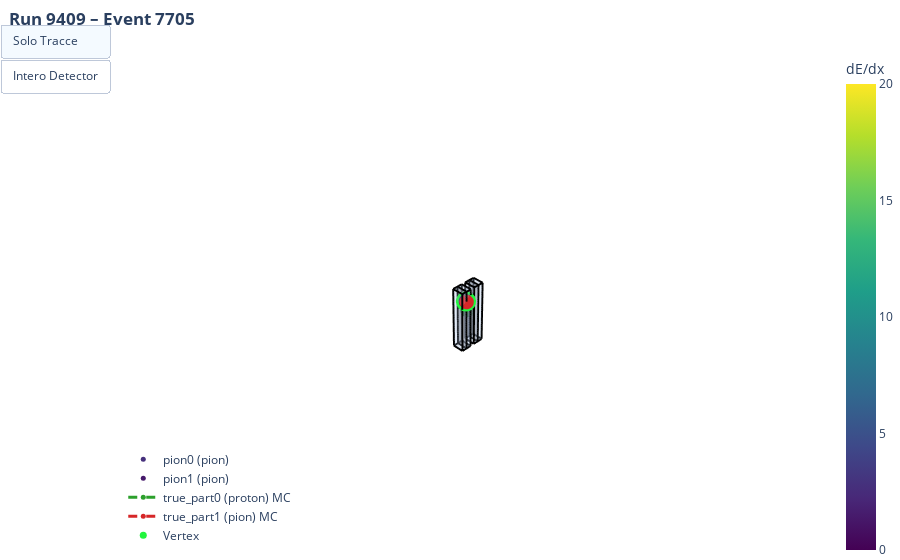

The code cell stored with this chart in its notebook:
### Code cell
## import plotly.graph_objects as go
import plotly.io as pio

# pio.renderers.default = "notebook_connected"

class Traccia:
    def __init__(self):
        self.x = []
        self.y = []
        self.z = []
        self.dedx = []
        self.tipo = ""
        self.mc = False
        self.run = -1
        self.evt = -1


def parse_slices(filename):
    all_slices = []
    current_slice = {}
    vertice = None
    run = None
    evt = None

    with open(filename) as f:
        for line in f:
            line = line.strip()
            if not line:
                continue

            if "#new slice" in line:
                if current_slice:
                    all_slices.append((current_slice, vertice, run, evt))
                current_slice = {}
                vertice = None
                run = None
                evt = None

            elif line.startswith("#"):
                continue

            else:
                parts = line.split()

                if parts[0] == "VERTEX":
                    vert_x, vert_y, vert_z = map(float, parts[1:4])
                    vertice = (vert_x, vert_y, vert_z)
                    continue

                if parts[0] == "***":
                    run = int(parts[2])
                    evt = int(parts[4])
                    continue

                try:
                    dedx = float(parts[3])
                    x, y, z = map(float, parts[0:3])
                    nome_traccia = parts[4]
                    tipo = parts[5]
                    extra = parts[6] if len(parts) > 6 else ""
                except ValueError:
                    x, y, z = map(float, parts[0:3])
                    dedx = 0.0
                    nome_traccia = parts[3]
                    tipo = parts[4]
                    extra = parts[5] if len(parts) > 5 else ""

                mc = (extra == "mc")

                if nome_traccia not in current_slice:
                    current_slice[nome_traccia] = Traccia()
                    current_slice[nome_traccia].tipo = tipo
                    current_slice[nome_traccia].mc = mc

                t = current_slice[nome_traccia]
                t.x.append(x)
                t.y.append(y)
                t.z.append(z)
                t.dedx.append(dedx)

        if current_slice:
            all_slices.append((current_slice, vertice, run, evt))

    return all_slices


# ---- Bordo TPC ----
def add_tpc_edges(fig, x_range, y_range, z_range, color="black", width=4):
    x0, x1 = x_range
    y0, y1 = y_range
    z0, z1 = z_range

    vertices = [
        [x0, y0, z0], [x1, y0, z0], [x1, y1, z0], [x0, y1, z0],
        [x0, y0, z1], [x1, y0, z1], [x1, y1, z1], [x0, y1, z1]
    ]

    edges = [
        (0,1),(1,2),(2,3),(3,0),
        (4,5),(5,6),(6,7),(7,4),
        (0,4),(1,5),(2,6),(3,7)
    ]

    for i, j in edges:
        fig.add_trace(go.Scatter3d(
            x=[vertices[i][0], vertices[j][0]],
            y=[vertices[i][1], vertices[j][1]],
            z=[vertices[i][2], vertices[j][2]],
            mode="lines",
            line=dict(color=color, width=width),
            showlegend=False
        ))


# ---- Volumi TPC ----
def add_tpc_planes(fig, x_range, y_range, z_range, color="#C3DAFF", opacity=0.2, name="TPC"):
    x0, x1 = x_range
    y0, y1 = y_range
    z0, z1 = z_range

    verts = [
        [x0,y0,z0],[x1,y0,z0],[x1,y1,z0],[x0,y1,z0],
        [x0,y0,z1],[x1,y0,z1],[x1,y1,z1],[x0,y1,z1]
    ]

    i, j, k = [], [], []
    i += [0,0]; j += [1,2]; k += [2,3]
    i += [4,4]; j += [5,6]; k += [6,7]
    i += [0,0]; j += [3,7]; k += [7,4]
    i += [1,1]; j += [2,6]; k += [6,5]
    i += [0,0]; j += [1,5]; k += [5,4]
    i += [3,3]; j += [2,6]; k += [6,7]

    fig.add_trace(go.Mesh3d(
        x=[v[0] for v in verts],
        y=[v[1] for v in verts],
        z=[v[2] for v in verts],
        i=i, j=j, k=k,
        color=color,
        opacity=opacity,
        name=name,
        showscale=False
    ))


# ---- Catodo ----
def add_cathode(fig, x_pos, y_range=(-181.86,134.96), z_range=(-894.95,894.95),
                color="gray", opacity=0.3):
    y0, y1 = y_range
    z0, z1 = z_range

    fig.add_trace(go.Mesh3d(
        x=[x_pos]*4,
        y=[y0, y0, y1, y1],
        z=[z0, z1, z1, z0],
        i=[0,0], j=[1,2], k=[2,3],
        color=color,
        opacity=opacity,
        showscale=False,
        name=f"Catodo {x_pos}"
    ))


# ---- VISUALIZZAZIONE ----
def disegna_slice_plotly(slice_data, slice_index, dedx_range=(0,5)):
    tracce, vertice, run, evt = slice_data
    fig = go.Figure()

    line_colors = ["#1f77b4", "#ff7f0e", "#2ca02c", "#d62728",
                   "#9467bd", "#8c564b", "#e377c2", "#7f7f7f"]

    colorbar_shown = False

    for i, (nome, t) in enumerate(tracce.items()):
        line_color = line_colors[i % len(line_colors)]

        if t.mc:
            marker = dict(size=5, color=line_color)
            line = dict(color=line_color, width=3, dash="dash")
            mode = "lines+markers"
        else:
            marker = dict(
                size=5,
                color=t.dedx,
                colorscale="Viridis",
                cmin=dedx_range[0],
                cmax=dedx_range[1],
                showscale=not colorbar_shown,
                colorbar=dict(title="dE/dx") if not colorbar_shown else None
            )
            line = dict(width=0)
            mode = "markers"
            colorbar_shown = True

        fig.add_trace(go.Scatter3d(
            x=t.x, y=t.y, z=t.z,
            mode=mode,
            marker=marker,
            line=line,
            name=f"{nome} ({t.tipo}){' MC' if t.mc else ''}"
        ))

    if vertice:
        fig.add_trace(go.Scatter3d(
            x=[vertice[0]],
            y=[vertice[1]],
            z=[vertice[2]],
            mode="markers",
            marker=dict(size=7, color="#22F53E"),
            name="Vertex"
        ))

    tpc_coords = [(-358.73,-210.0), (-210.0,-61.7), (61.7,210.0), (210.0,358.73)]
    y_range = (-181.86,134.96)
    z_range = (-894.95,894.95)

    for i, (x0, x1) in enumerate(tpc_coords):
        add_tpc_planes(fig, (x0, x1), y_range, z_range, name=f"TPC{i+1}")
        add_tpc_edges(fig, (x0, x1), y_range, z_range)

    add_cathode(fig, -210.0)
    add_cathode(fig, 210.0)

    n_tracce = len(tracce)
    buttons = [
        dict(label="Solo Tracce",
             method="update",
             args=[{"visible": [True]*n_tracce + [False]*(len(fig.data)-n_tracce)}]),
        dict(label="Intero Detector",
             method="update",
             args=[{"visible": [True]*len(fig.data)}])
    ]

    fig.update_layout(
        title=dict(
            text=f"<b>Run {run} – Event {evt}</b><br>Slice {slice_index}",
            x=0.01,
            xanchor="left"
        ),
        scene=dict(
            xaxis=dict(visible=False),
            yaxis=dict(visible=False),
            zaxis=dict(visible=False),
            aspectmode="data"
        ),
        legend=dict(
        x=0.02,
        y=0.02,
        xanchor="left",
        yanchor="bottom"
        ),
        updatemenus=[dict(type="buttons", buttons=buttons, x=0, y=1.05)],
        showlegend=True,
        margin=dict(l=0, r=0, b=0, t=50),
        paper_bgcolor="white"
    )

    fig.show()


# === MAIN ===
if __name__ == "__main__":
    filename = "/storage/gpfs_data/icarus/local/users/sommaggio/simul_z/event_display/tracce3Ddedx.txt"
    slices = parse_slices(filename)

    print(f"Numero di slice trovate: {len(slices)}")

    slice_index = 18
    if 0 <= slice_index < len(slices):
        disegna_slice_plotly(slices[slice_index], slice_index, dedx_range=(0, 20))
    else:
        print("Indice slice non valido.")

### Figure 1 — Plotly figure (JSON) as saved in the notebook; plotly's stock layout.template omitted (floating-point values rounded to 4 significant figures)
{"data": [{"line": {"width": 0}, "marker": {"cmax": 20, "cmin": 0, "color": [2.741, 2.385, 2.253, 2.093, 2.208, 2.559, 2.42, 2.136, 2.498, 3.929, 2.851, 1.991, 2.422, 2.346, 2.382, 1.788, 1.694, 2.005, 1.77, 1.762, 2.223, 1.957, 1.72, 1.978, 2.056, 1.723, 1.754, 0.7745], "colorbar": {"title": {"text": "dE/dx"}}, "colorscale": [[0, "#440154"], [0.1111, "#482878"], [0.2222, "#3e4989"], [0.3333, "#31688e"], [0.4444, "#26828e"], [0.5556, "#1f9e89"], [0.6667, "#35b779"], [0.7778, "#6ece58"], [0.8889, "#b5de2b"], [1, "#fde725"]], "showscale": true, "size": 5}, "mode": "markers", "name": "pion0 (pion)", "type": "scatter3d", "x": [213.6, 213.7, 213.7, 213.8, 213.8, 214.0, 214.0, 214.2, 214.3, 214.4, 214.5, 214.6, 214.7, 214.8, 214.9, 215.0, 215.1, 215.2, 215.3, 215.4, 215.5, 215.5, 215.7, 215.8, 215.9, 216.1, 216.1, 216.2], "y": [106.4, 107.3, 107.7, 108.1, 108.8, 109.9, 110.7, 112.1, 112.9, 113.6, 114.4, 115.8, 117.0, 117.7, 118.5, 119.3, 120.4, 121.1, 121.8, 122.9, 123.7, 124.0, 125.6, 126.3, 127.7, 128.9, 129.1, 129.9], "z": [598.8, 598.6, 598.5, 598.5, 598.4, 598.2, 598.0, 597.8, 597.6, 597.5, 597.4, 597.1, 596.8, 596.7, 596.5, 596.4, 596.2, 596.0, 595.9, 595.7, 595.5, 595.5, 595.2, 595.0, 594.8, 594.6, 594.6, 594.4]}, {"line": {"width": 0}, "marker": {"cmax": 20, "cmin": 0, "color": [1.41, 1.311, 1.6, 1.496, 1.884, 1.88, 1.996, 1.89, 2.493, 2.965, 2.045, 2.186, 2.314, 1.873, 2.252, 2.392, 2.945, 2.054, 2.271, 2.693, 3.339, 2.297, 2.279, 2.551, 1.929, 2.352, 2.418, 2.456, 2.439, 2.118, 2.561, 2.095, 2.595, 2.525, 2.607, 2.286, 2.601, 2.453, 2.666, 1.991, 2.424, 2.459, 2.4, 2.626, 4.19, 2.606, 2.425, 2.511, 3.335, 3.906, 3.505, 2.647, 3.47, 4.079, 3.231, 3.074, 4.901, 4.452, 3.839, 3.808, 3.988, 4.98, 4.305, 4.637, 5.271, 5.62, 6.041, 6.364, 5.996, 6.851, 8.506, 9.633, 3.284], "colorscale": [[0, "#440154"], [0.1111, "#482878"], [0.2222, "#3e4989"], [0.3333, "#31688e"], [0.4444, "#26828e"], [0.5556, "#1f9e89"], [0.6667, "#35b779"], [0.7778, "#6ece58"], [0.8889, "#b5de2b"], [1, "#fde725"]], "showscale": false, "size": 5}, "mode": "markers", "name": "pion1 (pion)", "type": "scatter3d", "x": [213.1, 212.7, 212.3, 212.0, 200.1, 200.0, 199.8, 199.7, 199.6, 199.5, 199.3, 199.3, 199.2, 199.1, 199.0, 198.9, 198.8, 198.6, 198.5, 198.5, 198.3, 198.3, 198.2, 198.1, 197.9, 197.9, 197.8, 197.7, 197.6, 197.5, 197.4, 197.3, 197.2, 197.1, 197.0, 196.9, 196.8, 196.7, 196.6, 196.5, 196.4, 196.2, 196.1, 196.0, 195.9, 195.8, 195.7, 195.6, 195.4, 195.3, 195.1, 195.0, 194.9, 194.7, 194.6, 194.5, 194.3, 194.2, 194.1, 193.9, 193.7, 193.6, 193.4, 193.2, 193.1, 192.9, 192.7, 192.5, 192.3, 192.1, 192.0, 191.8, 191.7], "y": [103.8, 102.3, 100.9, 99.64, 52.47, 52.09, 51.6, 51.13, 50.82, 50.48, 49.84, 49.69, 49.22, 48.82, 48.48, 48.2, 47.97, 47.3, 46.93, 46.78, 46.15, 45.88, 45.65, 45.25, 44.72, 44.5, 44.19, 43.71, 43.36, 43.07, 42.7, 42.26, 42.05, 41.86, 41.43, 41.06, 40.7, 40.32, 39.92, 39.76, 39.12, 38.77, 38.43, 38.01, 37.63, 37.35, 36.89, 36.48, 35.95, 35.63, 35.19, 34.85, 34.32, 33.97, 33.52, 33.2, 32.78, 32.44, 31.98, 31.55, 31.04, 30.61, 30.12, 29.63, 29.08, 28.54, 27.97, 27.49, 27.01, 26.53, 26.09, 25.73, 25.41], "z": [599.6, 600.2, 600.8, 601.3, 620.0, 620.2, 620.3, 620.5, 620.6, 620.7, 621.0, 621.0, 621.2, 621.3, 621.4, 621.5, 621.6, 621.8, 622.0, 622.0, 622.2, 622.3, 622.4, 622.6, 622.7, 622.8, 622.9, 623.1, 623.2, 623.3, 623.4, 623.6, 623.7, 623.7, 623.9, 624.0, 624.1, 624.2, 624.4, 624.4, 624.6, 624.7, 624.8, 625.0, 625.1, 625.2, 625.3, 625.4, 625.6, 625.7, 625.8, 625.9, 626.0, 626.1, 626.2, 626.3, 626.4, 626.5, 626.6, 626.7, 626.8, 626.9, 627.0, 627.1, 627.2, 627.3, 627.4, 627.5, 627.6, 627.7, 627.7, 627.8, 627.8]}, {"line": {"color": "#2ca02c", "dash": "dash", "width": 3}, "marker": {"color": "#2ca02c", "size": 5}, "mode": "lines+markers", "name": "true_part0 (proton) MC", "type": "scatter3d", "x": [-9999, -9999], "y": [-9999, -9999], "z": [-9999, -9999]}, {"line": {"color": "#d62728", "dash": "dash", "width": 3}, "marker": {"color": "#d62728", "size": 5}, "mode": "lines+markers", "name": "true_part1 (pion) MC", "type": "scatter3d", "x": [216.8, 191.4], "y": [135.0, 25.73], "z": [593.8, 628.0]}, {"marker": {"color": "#22F53E", "size": 7}, "mode": "markers", "name": "Vertex", "type": "scatter3d", "x": [213.4], "y": [106.0], "z": [598.8]}, {"color": "#C3DAFF", "i": [0, 0, 4, 4, 0, 0, 1, 1, 0, 0, 3, 3], "j": [1, 2, 5, 6, 3, 7, 2, 6, 1, 5, 2, 6], "k": [2, 3, 6, 7, 7, 4, 6, 5, 5, 4, 6, 7], "name": "TPC1", "opacity": 0.2, "showscale": false, "type": "mesh3d", "x": [-358.7, -210, -210, -358.7, -358.7, -210, -210, -358.7], "y": [-181.9, -181.9, 135.0, 135.0, -181.9, -181.9, 135.0, 135.0], "z": [-895.0, -895.0, -895.0, -895.0, 895.0, 895.0, 895.0, 895.0]}, {"line": {"color": "black", "width": 4}, "mode": "lines", "showlegend": false, "type": "scatter3d", "x": [-358.7, -210], "y": [-181.9, -181.9], "z": [-895.0, -895.0]}, {"line": {"color": "black", "width": 4}, "mode": "lines", "showlegend": false, "type": "scatter3d", "x": [-210, -210], "y": [-181.9, 135.0], "z": [-895.0, -895.0]}, {"line": {"color": "black", "width": 4}, "mode": "lines", "showlegend": false, "type": "scatter3d", "x": [-210, -358.7], "y": [135.0, 135.0], "z": [-895.0, -895.0]}, {"line": {"color": "black", "width": 4}, "mode": "lines", "showlegend": false, "type": "scatter3d", "x": [-358.7, -358.7], "y": [135.0, -181.9], "z": [-895.0, -895.0]}, {"line": {"color": "black", "width": 4}, "mode": "lines", "showlegend": false, "type": "scatter3d", "x": [-358.7, -210], "y": [-181.9, -181.9], "z": [895.0, 895.0]}, {"line": {"color": "black", "width": 4}, "mode": "lines", "showlegend": false, "type": "scatter3d", "x": [-210, -210], "y": [-181.9, 135.0], "z": [895.0, 895.0]}, {"line": {"color": "black", "width": 4}, "mode": "lines", "showlegend": false, "type": "scatter3d", "x": [-210, -358.7], "y": [135.0, 135.0], "z": [895.0, 895.0]}, {"line": {"color": "black", "width": 4}, "mode": "lines", "showlegend": false, "type": "scatter3d", "x": [-358.7, -358.7], "y": [135.0, -181.9], "z": [895.0, 895.0]}, {"line": {"color": "black", "width": 4}, "mode": "lines", "showlegend": false, "type": "scatter3d", "x": [-358.7, -358.7], "y": [-181.9, -181.9], "z": [-895.0, 895.0]}, {"line": {"color": "black", "width": 4}, "mode": "lines", "showlegend": false, "type": "scatter3d", "x": [-210, -210], "y": [-181.9, -181.9], "z": [-895.0, 895.0]}, {"line": {"color": "black", "width": 4}, "mode": "lines", "showlegend": false, "type": "scatter3d", "x": [-210, -210], "y": [135.0, 135.0], "z": [-895.0, 895.0]}, {"line": {"color": "black", "width": 4}, "mode": "lines", "showlegend": false, "type": "scatter3d", "x": [-358.7, -358.7], "y": [135.0, 135.0], "z": [-895.0, 895.0]}, {"color": "#C3DAFF", "i": [0, 0, 4, 4, 0, 0, 1, 1, 0, 0, 3, 3], "j": [1, 2, 5, 6, 3, 7, 2, 6, 1, 5, 2, 6], "k": [2, 3, 6, 7, 7, 4, 6, 5, 5, 4, 6, 7], "name": "TPC2", "opacity": 0.2, "showscale": false, "type": "mesh3d", "x": [-210, -61.7, -61.7, -210, -210, -61.7, -61.7, -210], "y": [-181.9, -181.9, 135.0, 135.0, -181.9, -181.9, 135.0, 135.0], "z": [-895.0, -895.0, -895.0, -895.0, 895.0, 895.0, 895.0, 895.0]}, {"line": {"color": "black", "width": 4}, "mode": "lines", "showlegend": false, "type": "scatter3d", "x": [-210, -61.7], "y": [-181.9, -181.9], "z": [-895.0, -895.0]}, {"line": {"color": "black", "width": 4}, "mode": "lines", "showlegend": false, "type": "scatter3d", "x": [-61.7, -61.7], "y": [-181.9, 135.0], "z": [-895.0, -895.0]}, {"line": {"color": "black", "width": 4}, "mode": "lines", "showlegend": false, "type": "scatter3d", "x": [-61.7, -210], "y": [135.0, 135.0], "z": [-895.0, -895.0]}, {"line": {"color": "black", "width": 4}, "mode": "lines", "showlegend": false, "type": "scatter3d", "x": [-210, -210], "y": [135.0, -181.9], "z": [-895.0, -895.0]}, {"line": {"color": "black", "width": 4}, "mode": "lines", "showlegend": false, "type": "scatter3d", "x": [-210, -61.7], "y": [-181.9, -181.9], "z": [895.0, 895.0]}, {"line": {"color": "black", "width": 4}, "mode": "lines", "showlegend": false, "type": "scatter3d", "x": [-61.7, -61.7], "y": [-181.9, 135.0], "z": [895.0, 895.0]}, {"line": {"color": "black", "width": 4}, "mode": "lines", "showlegend": false, "type": "scatter3d", "x": [-61.7, -210], "y": [135.0, 135.0], "z": [895.0, 895.0]}, {"line": {"color": "black", "width": 4}, "mode": "lines", "showlegend": false, "type": "scatter3d", "x": [-210, -210], "y": [135.0, -181.9], "z": [895.0, 895.0]}, {"line": {"color": "black", "width": 4}, "mode": "lines", "showlegend": false, "type": "scatter3d", "x": [-210, -210], "y": [-181.9, -181.9], "z": [-895.0, 895.0]}, {"line": {"color": "black", "width": 4}, "mode": "lines", "showlegend": false, "type": "scatter3d", "x": [-61.7, -61.7], "y": [-181.9, -181.9], "z": [-895.0, 895.0]}, {"line": {"color": "black", "width": 4}, "mode": "lines", "showlegend": false, "type": "scatter3d", "x": [-61.7, -61.7], "y": [135.0, 135.0], "z": [-895.0, 895.0]}, {"line": {"color": "black", "width": 4}, "mode": "lines", "showlegend": false, "type": "scatter3d", "x": [-210, -210], "y": [135.0, 135.0], "z": [-895.0, 895.0]}, {"color": "#C3DAFF", "i": [0, 0, 4, 4, 0, 0, 1, 1, 0, 0, 3, 3], "j": [1, 2, 5, 6, 3, 7, 2, 6, 1, 5, 2, 6], "k": [2, 3, 6, 7, 7, 4, 6, 5, 5, 4, 6, 7], "name": "TPC3", "opacity": 0.2, "showscale": false, "type": "mesh3d", "x": [61.7, 210, 210, 61.7, 61.7, 210, 210, 61.7], "y": [-181.9, -181.9, 135.0, 135.0, -181.9, -181.9, 135.0, 135.0], "z": [-895.0, -895.0, -895.0, -895.0, 895.0, 895.0, 895.0, 895.0]}, {"line": {"color": "black", "width": 4}, "mode": "lines", "showlegend": false, "type": "scatter3d", "x": [61.7, 210], "y": [-181.9, -181.9], "z": [-895.0, -895.0]}, {"line": {"color": "black", "width": 4}, "mode": "lines", "showlegend": false, "type": "scatter3d", "x": [210, 210], "y": [-181.9, 135.0], "z": [-895.0, -895.0]}, {"line": {"color": "black", "width": 4}, "mode": "lines", "showlegend": false, "type": "scatter3d", "x": [210, 61.7], "y": [135.0, 135.0], "z": [-895.0, -895.0]}, {"line": {"color": "black", "width": 4}, "mode": "lines", "showlegend": false, "type": "scatter3d", "x": [61.7, 61.7], "y": [135.0, -181.9], "z": [-895.0, -895.0]}, {"line": {"color": "black", "width": 4}, "mode": "lines", "showlegend": false, "type": "scatter3d", "x": [61.7, 210], "y": [-181.9, -181.9], "z": [895.0, 895.0]}, {"line": {"color": "black", "width": 4}, "mode": "lines", "showlegend": false, "type": "scatter3d", "x": [210, 210], "y": [-181.9, 135.0], "z": [895.0, 895.0]}, {"line": {"color": "black", "width": 4}, "mode": "lines", "showlegend": false, "type": "scatter3d", "x": [210, 61.7], "y": [135.0, 135.0], "z": [895.0, 895.0]}, {"line": {"color": "black", "width": 4}, "mode": "lines", "showlegend": false, "type": "scatter3d", "x": [61.7, 61.7], "y": [135.0, -181.9], "z": [895.0, 895.0]}, {"line": {"color": "black", "width": 4}, "mode": "lines", "showlegend": false, "type": "scatter3d", "x": [61.7, 61.7], "y": [-181.9, -181.9], "z": [-895.0, 895.0]}, {"line": {"color": "black", "width": 4}, "mode": "lines", "showlegend": false, "type": "scatter3d", "x": [210, 210], "y": [-181.9, -181.9], "z": [-895.0, 895.0]}, {"line": {"color": "black", "width": 4}, "mode": "lines", "showlegend": false, "type": "scatter3d", "x": [210, 210], "y": [135.0, 135.0], "z": [-895.0, 895.0]}, {"line": {"color": "black", "width": 4}, "mode": "lines", "showlegend": false, "type": "scatter3d", "x": [61.7, 61.7], "y": [135.0, 135.0], "z": [-895.0, 895.0]}, {"color": "#C3DAFF", "i": [0, 0, 4, 4, 0, 0, 1, 1, 0, 0, 3, 3], "j": [1, 2, 5, 6, 3, 7, 2, 6, 1, 5, 2, 6], "k": [2, 3, 6, 7, 7, 4, 6, 5, 5, 4, 6, 7], "name": "TPC4", "opacity": 0.2, "showscale": false, "type": "mesh3d", "x": [210, 358.7, 358.7, 210, 210, 358.7, 358.7, 210], "y": [-181.9, -181.9, 135.0, 135.0, -181.9, -181.9, 135.0, 135.0], "z": [-895.0, -895.0, -895.0, -895.0, 895.0, 895.0, 895.0, 895.0]}, {"line": {"color": "black", "width": 4}, "mode": "lines", "showlegend": false, "type": "scatter3d", "x": [210, 358.7], "y": [-181.9, -181.9], "z": [-895.0, -895.0]}, {"line": {"color": "black", "width": 4}, "mode": "lines", "showlegend": false, "type": "scatter3d", "x": [358.7, 358.7], "y": [-181.9, 135.0], "z": [-895.0, -895.0]}, {"line": {"color": "black", "width": 4}, "mode": "lines", "showlegend": false, "type": "scatter3d", "x": [358.7, 210], "y": [135.0, 135.0], "z": [-895.0, -895.0]}, {"line": {"color": "black", "width": 4}, "mode": "lines", "showlegend": false, "type": "scatter3d", "x": [210, 210], "y": [135.0, -181.9], "z": [-895.0, -895.0]}, {"line": {"color": "black", "width": 4}, "mode": "lines", "showlegend": false, "type": "scatter3d", "x": [210, 358.7], "y": [-181.9, -181.9], "z": [895.0, 895.0]}, {"line": {"color": "black", "width": 4}, "mode": "lines", "showlegend": false, "type": "scatter3d", "x": [358.7, 358.7], "y": [-181.9, 135.0], "z": [895.0, 895.0]}, {"line": {"color": "black", "width": 4}, "mode": "lines", "showlegend": false, "type": "scatter3d", "x": [358.7, 210], "y": [135.0, 135.0], "z": [895.0, 895.0]}, {"line": {"color": "black", "width": 4}, "mode": "lines", "showlegend": false, "type": "scatter3d", "x": [210, 210], "y": [135.0, -181.9], "z": [895.0, 895.0]}, {"line": {"color": "black", "width": 4}, "mode": "lines", "showlegend": false, "type": "scatter3d", "x": [210, 210], "y": [-181.9, -181.9], "z": [-895.0, 895.0]}, {"line": {"color": "black", "width": 4}, "mode": "lines", "showlegend": false, "type": "scatter3d", "x": [358.7, 358.7], "y": [-181.9, -181.9], "z": [-895.0, 895.0]}, {"line": {"color": "black", "width": 4}, "mode": "lines", "showlegend": false, "type": "scatter3d", "x": [358.7, 358.7], "y": [135.0, 135.0], "z": [-895.0, 895.0]}, {"line": {"color": "black", "width": 4}, "mode": "lines", "showlegend": false, "type": "scatter3d", "x": [210, 210], "y": [135.0, 135.0], "z": [-895.0, 895.0]}, {"color": "gray", "i": [0, 0], "j": [1, 2], "k": [2, 3], "name": "Catodo -210.0", "opacity": 0.3, "showscale": false, "type": "mesh3d", "x": [-210, -210, -210, -210], "y": [-181.9, -181.9, 135.0, 135.0], "z": [-895.0, 895.0, 895.0, -895.0]}, {"color": "gray", "i": [0, 0], "j": [1, 2], "k": [2, 3], "name": "Catodo 210.0", "opacity": 0.3, "showscale": false, "type": "mesh3d", "x": [210, 210, 210, 210], "y": [-181.9, -181.9, 135.0, 135.0], "z": [-895.0, 895.0, 895.0, -895.0]}], "layout": {"legend": {"x": 0.02, "xanchor": "left", "y": 0.02, "yanchor": "bottom"}, "margin": {"b": 0, "l": 0, "r": 0, "t": 50}, "paper_bgcolor": "white", "scene": {"aspectmode": "data", "xaxis": {"visible": false}, "yaxis": {"visible": false}, "zaxis": {"visible": false}}, "showlegend": true, "title": {"text": "<b>Run 9409 – Event 7705</b><br>Slice 18", "x": 0.01, "xanchor": "left"}, "updatemenus": [{"buttons": [{"args": [{"visible": [true, true, true, true, false, false, false, false, false, false, false, false, false, false, false, false, false, false, false, false, false, false, false, false, false, false, false, false, false, false, false, false, false, false, false, false, false, false, false, false, false, false, false, false, false, false, false, false, false, false, false, false, false, false, false, false, false, false, false]}], "label": "Solo Tracce", "method": "update"}, {"args": [{"visible": [true, true, true, true, true, true, true, true, true, true, true, true, true, true, true, true, true, true, true, true, true, true, true, true, true, true, true, true, true, true, true, true, true, true, true, true, true, true, true, true, true, true, true, true, true, true, true, true, true, true, true, true, true, true, true, true, true, true, true]}], "label": "Intero Detector", "method": "update"}], "type": "buttons", "x": 0, "y": 1.05}]}}
